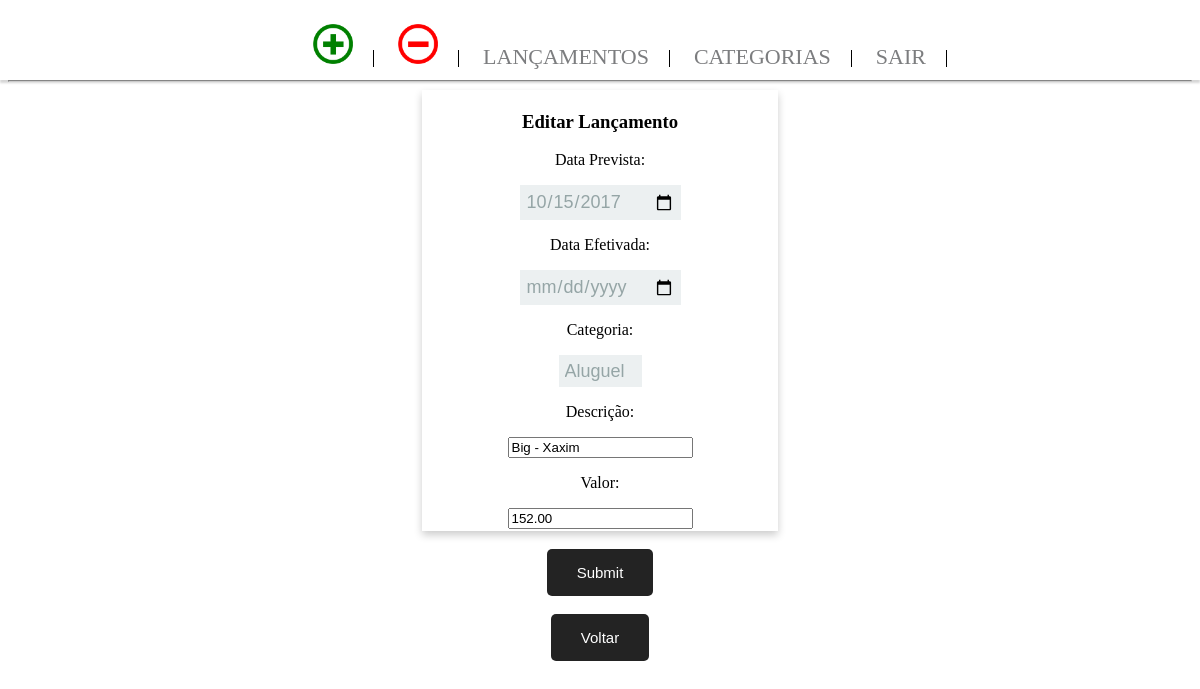
The app's page /Gerenciador_Financeiro/editar_lancamento.php?id=35 (signed in) with its own data.
### tables this page shows
CREATE TABLE `lancamento_tb` (
  `id_lancamento` int(6) NOT NULL,
  `data_prevista` date NOT NULL,
  `data_efetivada` date NOT NULL,
  `categoria` int(6) NOT NULL,
  `descricao` varchar(40) NOT NULL,
  `valor` decimal(10,2) NOT NULL,
  `tipo` varchar(3) NOT NULL
);

### Gerenciador_Financeiro/editar_lancamento.php (the view, shortened to what this page needs)
<!DOCTYPE html>
<html lang="pt-br">
	<head>
		<link rel="stylesheet" href="css/css.css">
		<link rel="stylesheet" href="css/header.css">
	</head>
	<?php
		$id   = $_GET['id'];
		include "conexao.php";
		$sql = "SELECT * FROM lancamento_tb WHERE id_lancamento= $id";
		$financeiro = $conexao -> prepare($sql);
		$financeiro -> execute();
		foreach($financeiro as $lancamento){
		$tipo = $lancamento['tipo'];
		}
	?>
	<body>
		<header class="header" role="banner">
		    <nav class="nav_bar">
		        <ul class="ul_bar">
		            <li class="li_bar"><a href="form_lancamento.php?tipo=R"><img width="40px" height="40px" title="Adicionar Receita" src="imgs/mais.png"></a></li>
		            <li class="li_bar"><a href="form_lancamento.php?tipo=D"><img width="40px" height="40px" title="Adicionar Despesa" src="imgs/menos.png"></a></li>
		            <li class="li_bar"><a href="listar_lancamentos.php">Lançamentos</a></li>
		            <li class="li_bar"><a href="categorias.php">Categorias</a></li>
		            <li class="li_bar"><a href="logoff.php">Sair</a></li>
		        </ul>
		    </nav>
		</header>
		<center>
		<form method="POST" action="">
			<h1>Formulário de Lançamentos</h1><hr>
			<div class="card">
				<div class="container">
					<h3>Editar Lançamento</h3>
					<p>Data Prevista:</p>
					<input type="date" name="data_prevista" value="<?php echo $lancamento['data_prevista'];?>"autofocus ><br>
					<p>Data Efetivada:</p>
					<input type="date" name="data_efetivada" value="<?php echo $lancamento['data_efetivada'];?>" ><br>
					<p>Categoria:</p>
					<select name="categoria" >
						<?php
						include "conexao.php";
						$sql = "SELECT * FROM categoria_tb WHERE categoria='$tipo' OR categoria='A' ORDER BY categoria ASC";
						$financeiro = $conexao -> prepare($sql);
						$financeiro -> execute();
						foreach($financeiro as $categorias){ ?>
						<option value="<?php echo $categorias['id_categoria'];?>"><?php echo $categorias['nome'];?></option>
						<?php
						}
						?>
					</select>
					<p>Descrição:</p>
					<input type="text" name="descricao" value="<?php echo $lancamento['descricao'];?>"><br>
					<p>Valor:</p>
					<input type="number" name="valor" step="0.01" value="<?php echo $lancamento['valor'];?>" ><br>
				</div>
			</div><br>
			<input class="datas-button" type="submit" name="enviar">
		</form><br>
		<a href="listar_lancamentos.php"><button class="datas-button">Voltar</button></a>
		</center>
	</body>
<html>

### Gerenciador_Financeiro/css/css.css (style rules this page uses)
.card { box-shadow: 0 4px 8px 0 rgba(0,0,0,0.2); transition: 0.3s; width: 30%; margin: 0 auto; }
.container { padding: 2px 16px; }
input[type="date"] { color: #95a5a6; font-family: "Helvetica", arial, sans-serif; font-size: 18px; border:1px solid #ecf0f1; background:#ecf0f1; padding:5px; }
select { appearance: none; color: #95a5a6; font-family: "Helvetica", arial, sans-serif; font-size: 18px; border:1px solid #ecf0f1; background:#ecf0f1; padding:5px; }
input[type="date"], focus { color: #95a5a6; box-shadow: none; }
.datas-button { padding: 15px 30px; color: #FFF; outline: none; background-color: #232323; border: none; border-radius:5px; cursor: pointer; font-size: 15px; }

### Gerenciador_Financeiro/css/header.css (style rules this page uses)
.header { width: 100%; position: fixed; top: 0; left: 0; height: 80px; border: none; background-color: rgba(255,255,255,1); box-shadow: 0px 3px 2px 0px rgba(50, 50, 50, 0.2); }
.nav_bar { margin: 1.5em; }
.ul_bar { list-style-type: none; text-align: center; }
.li_bar { height: 20px; margin-right: 0px; border-right: 1px solid #000; padding: 0 20px; display: inline; }
.li_bar a { text-decoration: none; color: #7c7d7f; font-size: 22px; text-transform: uppercase; transition: all 0.5s ease; display: inline-block; }

### records on screen
lancamento_tb: data_prevista "10/15/2017", descricao "Big - Xaxim", valor "152.00"

### other values on screen
form field categoria "Aluguel"
